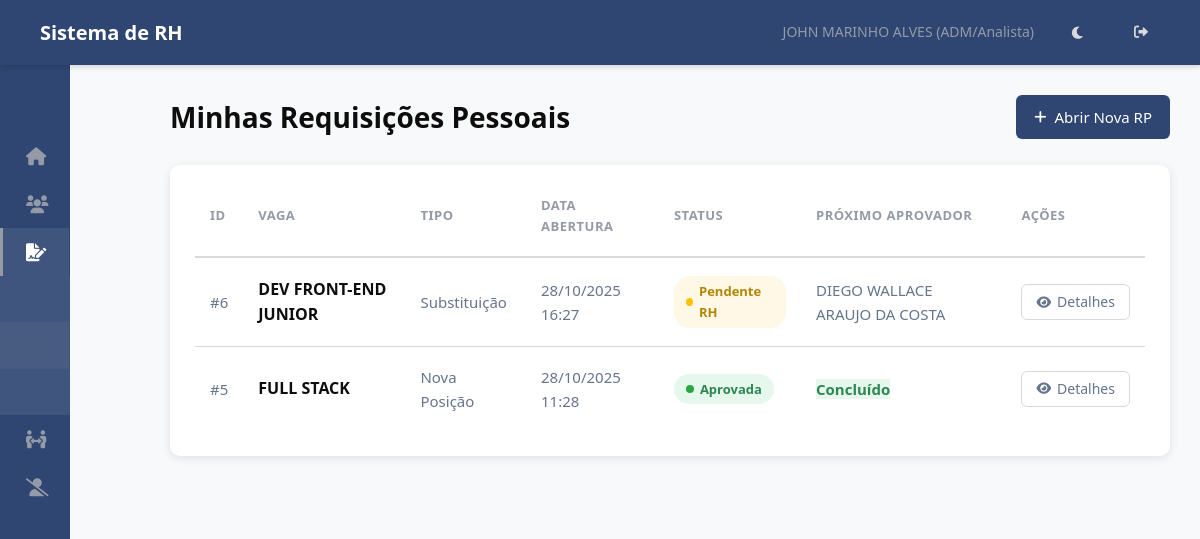
Page /rp/minhas/ (signed in) on the committed database.
### hierarquia/models.py (models this page shows, shortened)
class Funcionario(models.Model):
    usuario = models.OneToOneField(User, on_delete=models.SET_NULL, null=True, blank=True, related_name='funcionario')
    nome = models.CharField(max_length=255)
    data_nascimento = models.DateField(blank=True, null=True)
    cpf = models.CharField(max_length=14, unique=True, validators=[cpf_validator])
    data_admissao = models.DateField()
    cargo = models.ForeignKey(Cargo, on_delete=models.PROTECT, related_name='funcionarios')
    setor_primario = models.ForeignKey(
        Setor,
        on_delete=models.PROTECT, # Protege contra exclusão de setor com funcionários
        related_name='funcionarios_primarios', # Nome para acesso reverso
        verbose_name='Setor Principal',
        null=True, # TEMPORARIAMENTE True para facilitar migração inicial, depois pode ser False
        blank=True # TEMPORARIAMENTE True
    )
    setores_responsaveis = models.ManyToManyField(
        Setor,
        related_name='responsaveis', # Permite Setor.responsaveis.all()
        blank=True, # Muitos funcionários não serão responsáveis por nenhum setor
        verbose_name='Setores Responsáveis'
    )
    centro_servico = models.ForeignKey(CentroServico, on_delete=models.SET_NULL, null=True, blank=True, related_name='funcionarios')
    ativo = models.BooleanField(default=True)
    criado_em = models.DateTimeField(auto_now_add=True)
    atualizado_em = models.DateTimeField(auto_now=True)
    class Meta:
        ordering = ['nome']
        verbose_name = 'Funcionário'
        verbose_name_plural = 'Funcionários'

class Cargo(models.Model):
    NIVEL_CHOICES = [
        (1, 'Diretor'),
        (2, 'Gestor'),
        (3, 'Coordenador'),
        (4, 'Supervisor'),
        (5, 'ADM/Analista'), # E outros níveis operacionais
    ]
    nome = models.CharField(max_length=255, unique=True)
    nivel = models.IntegerField(choices=NIVEL_CHOICES)
    descricao = models.TextField(blank=True, null=True)
    criado_em = models.DateTimeField(auto_now_add=True)
    atualizado_em = models.DateTimeField(auto_now=True)
    class Meta:
        ordering = ['nivel', 'nome']
        verbose_name = 'Cargo'
        verbose_name_plural = 'Cargos'

class RequisicaoPessoal(models.Model):
    STATUS_RP_CHOICES = [
        ('pendente_gestor', 'Pendente Gestor/Coordenador'),
        ('pendente_rh', 'Pendente RH'),
        ('em_revisao_gestor', 'Em Revisão (Edição RH)'), # Novo status para o "vai-e-volta"
        ('aprovada', 'Aprovada'),
        ('rejeitada', 'Rejeitada'),
        ('cancelada', 'Cancelada'), # Mantido
    ]
    TIPO_VAGA_CHOICES = [
        ('nova', 'Nova Posição'),
        ('substituicao', 'Substituição'),
    ]
    MOTIVO_SUBSTITUICAO_CHOICES = [
        ('demissao', 'Demissão'),
        ('promocao', 'Promoção'),
        ('transferencia', 'Transferência'),
        ('aposentadoria', 'Aposentadoria'),
        ('termino_contrato', 'Término de Contrato'),
        ('outro', 'Outro'),
    ]
    vaga = models.ForeignKey(Vaga, on_delete=models.CASCADE, related_name='requisicoes', verbose_name="Vaga Solicitada")
    solicitante = models.ForeignKey(Funcionario, on_delete=models.PROTECT, related_name='rps_solicitadas', verbose_name="Solicitante")
    criado_em = models.DateTimeField(auto_now_add=True, verbose_name="Data de Abertura")
    atualizado_em = models.DateTimeField(auto_now=True)
    tipo_vaga = models.CharField(max_length=20, choices=TIPO_VAGA_CHOICES, default='nova', verbose_name="Tipo de Vaga")
    nome_substituido = models.CharField(max_length=200, blank=True, null=True, verbose_name="Nome do Substituído", help_text="Preencher se for Substituição.")
    motivo_substituicao = models.CharField(max_length=30, choices=MOTIVO_SUBSTITUICAO_CHOICES, blank=True, null=True, verbose_name="Motivo da Substituição")
    local_trabalho = models.CharField(max_length=200, blank=True, verbose_name="Local de Trabalho")
    data_prevista_inicio = models.DateField(null=True, blank=True, verbose_name="Data Prevista para Início")
    prazo_contratacao = models.DateField(null=True, blank=True, verbose_name="Prazo Limite para Contratação")
    horario_trabalho = models.CharField(max_length=100, blank=True, verbose_name="Horário de Trabalho")
    justificativa_rp = models.TextField(verbose_name="Justificativa da Contratação", help_text="Descreva a necessidade desta contratação.")
    status = models.CharField(max_length=30, choices=STATUS_RP_CHOICES, verbose_name="Status da Requisição") # Default será definido no save()
    aprovador_atual = models.ForeignKey(Funcionario, on_delete=models.SET_NULL, null=True, blank=True, related_name='rps_para_aprovar', verbose_name="Próximo Aprovador")
    justificativa_edicao_rh = models.TextField(blank=True, null=True, help_text="Justificativa da edição feita pelo RH para o gestor revisar.")
    observacao_rejeicao = models.TextField(blank=True, null=True, help_text="Motivo da rejeição final.")
    aprovado_por_gestor = models.ForeignKey(Funcionario, on_delete=models.SET_NULL, null=True, blank=True, related_name='+')
    data_aprovacao_gestor = models.DateTimeField(null=True, blank=True)
    aprovado_por_rh = models.ForeignKey(Funcionario, on_delete=models.SET_NULL, null=True, blank=True, related_name='+')
    data_aprovacao_rh = models.DateTimeField(null=True, blank=True)
    rejeitado_por = models.ForeignKey(Funcionario, on_delete=models.SET_NULL, null=True, blank=True, related_name='+')
    data_rejeicao = models.DateTimeField(null=True, blank=True)
    def save(self, *args, **kwargs):
        is_new = self._state.adding
        if is_new and not self.status: # Define SÓ se for novo e o status não estiver definido
            self.set_initial_approver()
        super().save(*args, **kwargs)
    class Meta:
        verbose_name = "Requisição Pessoal"
        verbose_name_plural = "Requisições Pessoais"
        ordering = ['-criado_em']

class Vaga(models.Model):
    STATUS_CHOICES = [
        ('aberta', 'Aberta'),
        ('em_processo', 'Em Processo de Seleção'),
        ('congelada', 'Congelada'),
        ('fechada', 'Fechada'),
    ]
    TIPO_CONTRATACAO_CHOICES = [
        ('clt', 'CLT'),
        ('pj', 'PJ'),
        ('estagio', 'Estágio'),
        ('temporario', 'Temporário'),
        ('terceiro', 'Terceiro'),
    ]
    titulo = models.CharField(max_length=200, verbose_name="Título da Vaga/Cargo")
    setor = models.ForeignKey(Setor, on_delete=models.PROTECT, related_name='vagas', verbose_name="Setor da Vaga")
    cargo = models.ForeignKey(Cargo, on_delete=models.PROTECT, related_name='vagas', verbose_name="Cargo da Vaga")
    centro_custo = models.CharField(max_length=100, blank=True, verbose_name="Centro de Custo") # Adicionado
    tipo_contratacao = models.CharField(max_length=20, choices=TIPO_CONTRATACAO_CHOICES, default='clt', verbose_name="Tipo de Contratação")
    faixa_salarial_inicial = models.DecimalField(max_digits=10, decimal_places=2, null=True, blank=True, verbose_name="Faixa Salarial (Início)")
    faixa_salarial_final = models.DecimalField(max_digits=10, decimal_places=2, null=True, blank=True, verbose_name="Faixa Salarial (Fim)")
    requisitos_tecnicos = models.TextField(blank=True, verbose_name="Competências Técnicas")
    requisitos_comportamentais = models.TextField(blank=True, verbose_name="Competências Comportamentais")
    principais_atividades = models.TextField(blank=True, verbose_name="Principais Responsabilidades/Atividades")
    formacao_academica = models.TextField(blank=True, verbose_name="Formação Acadêmica") # Adicionado
    beneficios = models.TextField(blank=True, verbose_name="Benefícios") # Adicionado
    justificativa = models.TextField(verbose_name="Justificativa da Vaga (RH/DP)")
    status = models.CharField(max_length=20, choices=STATUS_CHOICES, default='aberta', verbose_name="Status da Vaga")
    criado_por = models.ForeignKey(Funcionario, on_delete=models.SET_NULL, null=True, related_name='vagas_criadas', verbose_name="Criado Por (RH/DP)")
    criado_em = models.DateTimeField(auto_now_add=True)
    atualizado_em = models.DateTimeField(auto_now=True)
    class Meta:
        verbose_name = "Vaga"
        verbose_name_plural = "Vagas"

### hierarquia/views.py (the view)
# urls.py: path('rp/minhas/', views.MinhasRequisicoesListView.as_view(), name='minhas_rps'), # Solicitante vê suas RPs
class MinhasRequisicoesListView(BasePermissionMixin, ListView):
    model = RequisicaoPessoal
    template_name = 'rh/minhas_rps_list.html' # Criar este template
    context_object_name = 'requisicoes'
    def get_queryset(self):
        return RequisicaoPessoal.objects.filter(solicitante=self.funcionario_logado).order_by('-criado_em')

### templates/rh/minhas_rps_list.html (shortened to what this page needs)
{% extends 'base.html' %}
{% load static %}
{% block extra_css %}
    <link rel="stylesheet" href="{% static 'css/rh/minhas_rps_list.css' %}">
{% endblock extra_css %}
{% block content %}
<div class="minhas-rps-container">
    <div class="page-header">
        <h1>Minhas Requisições Pessoais</h1>
        <a href="{% url 'criar_rp' %}" class="btn-add"><i class="fas fa-plus"></i> Abrir Nova RP</a>
    </div>
    {% if requisicoes %}
        <div class="table-responsive">
            <table class="data-table">
                <thead>
                    <tr>
                        <th>ID</th>
                        <th>Vaga</th>
                        <th>Tipo</th>
                        <th>Data Abertura</th>
                        <th>Status</th>
                        <th>Próximo Aprovador</th>
                        <th>Ações</th>
                    </tr>
                </thead>
                <tbody>
                    {% for rp in requisicoes %}
                    <tr>
                        <td>#{{ rp.id }}</td>
                        <td><strong>{{ rp.vaga.titulo }}</strong></td>
                        <td>{{ rp.get_tipo_vaga_display }}</td>
                        <td>{{ rp.criado_em|date:"d/m/Y H:i" }}</td>
                        <td>
                            <span class="status-badge status-{{ rp.status }}">
                                {{ rp.get_status_display }}
                            </span>
                        </td>
                        <td>
                            {% if rp.aprovador_atual %}
                                {{ rp.aprovador_atual.nome }}
                            {% elif rp.status == 'aprovada' %}
                                <span class="status-aprovada" style="font-weight: 600;">Concluído</span>
                            {% elif rp.status == 'rejeitada' %}
                                <span class="status-rejeitada" style="font-weight: 600;">Rejeitado</span>
                            {% elif rp.status == 'cancelada' %}
                                <span class="status-cancelada" style="font-weight: 600;">Cancelado</span>
                            {% else %}
                                -
                            {% endif %}
                        </td>
                        <td>
                            <a href="{% url 'detalhar_rp' rp.pk %}" class="btn-action-detail"><i class="fas fa-eye"></i> Detalhes</a>
                        </td>
                    </tr>
                    {% endfor %}
                </tbody>
            </table>
        </div>
    {% else %}
        <div class="no-results">
            <h4>Nenhuma Requisição Encontrada</h4>
            <p>Você ainda não abriu nenhuma Requisição Pessoal.</p>
        </div>
    {% endif %}
</div>
{% endblock content %}

### templates/base.html (shortened to what this page needs)
{% load static %}
{% load rh_tags %}
<!DOCTYPE html>
<html lang="pt-BR">
<head>
    <link rel="stylesheet" href="{% static 'css/base.css' %}">
    <link rel="stylesheet" href="https://cdnjs.cloudflare.com/ajax/libs/font-awesome/6.0.0/css/all.min.css">
    {% block extra_css %}{% endblock extra_css %}
</head>
<body {% if request.COOKIES.theme == 'dark' %}class="dark-theme"{% endif %}>
    <nav class="navbar">
        <h1>Sistema de RH</h1>
        <div class="navbar-user">
            {% if user.is_authenticated %}
                {% with funcionario_logado=request.user.funcionario %}
                    <span>
                        {{ funcionario_logado.nome|default:user.username }}
                        {% if funcionario_logado.cargo %} ({{ funcionario_logado.cargo.get_nivel_display }}) {% endif %}
                    </span>
                {% endwith %}
            {% else %}
                <span>Visitante</span>
            {% endif %}
            <button id="theme-toggle" class="theme-toggle-btn" aria-label="Alternar tema">
            </button>
            {% if user.is_authenticated %}
                <a href="{% url 'logout' %}" title="Sair"><i class="fas fa-sign-out-alt"></i></a>
            {% else %}
                <a href="{% url 'login' %}" title="Entrar"><i class="fas fa-sign-in-alt"></i></a>
            {% endif %}
        </div>
    </nav>
    <div class="page-container">
        <aside class="sidebar" id="sidebar">
            <div class="sidebar-header">
            </div>
            <nav class="menu-items">
                {% with funcionario_logado=request.user.funcionario %}
                    {% is_rh_or_dp funcionario_logado as eh_rh %}
                    <a href="{% url 'dashboard' %}" class="menu-item {% if request.resolver_match.url_name == 'dashboard' %}active{% endif %}">
                        <i class="fas fa-home fa-fw"></i> <span class="menu-text">Dashboard</span>
                    </a>
                    <a href="{% url 'listar_setores_funcionarios' %}" class="menu-item {% if 'funcionarios' in request.resolver_match.view_name or 'detalhar_funcionario' in request.resolver_match.url_name %}active{% endif %}">
                        <i class="fas fa-users fa-fw"></i> <span class="menu-text">Funcionários</span>
                    </a>
                    {% if user.is_authenticated %}
                        {% if funcionario_logado %}
                            {% with rp_urls='criar_rp,minhas_rps,listar_rps_para_aprovar,historico_rps,detalhar_rp,editar_rp_rh,aprovar_rp,rejeitar_rp' %}
                            <div class="sidebar-module {% if request.resolver_match.url_name in rp_urls %}open{% endif %}">
                                <a href="#" class="menu-item module-trigger">
                                    <i class="fas fa-file-signature fa-fw"></i>
                                    </a>
                                <div class="module-content">
                                    {% if user.is_superuser or funcionario_logado.cargo and funcionario_logado.cargo.nivel <= 5 %}
                                        <a href="{% url 'criar_rp' %}" class="menu-item sub-item {% if request.resolver_match.url_name == 'criar_rp' %}active{% endif %}">
                                        </a>
                                    {% endif %}
                                    <a href="{% url 'minhas_rps' %}" class="menu-item sub-item {% if request.resolver_match.url_name == 'minhas_rps' %}active{% endif %}">
                                    </a>
                                    <a href="{% url 'historico_rps' %}" class="menu-item sub-item {% if request.resolver_match.url_name == 'historico_rps' %}active{% endif %}">
                                    </a>
                                </div>
                            </div>
                            {% endwith %}
                            {% with mp_urls='criar_mp,minhas_mps,listar_mps_para_aprovar,historico_mps,detalhar_mp,aprovar_mp,rejeitar_mp' %}
                            <div class="sidebar-module {% if request.resolver_match.url_name in mp_urls %}open{% endif %}">
                                <a href="#" class="menu-item module-trigger">
                                    <i class="fas fa-people-arrows fa-fw"></i>
                                    </a>
                            </div>
                            {% endwith %}
                            {% with rd_urls='criar_rd,minhas_rds,listar_rds_para_aprovar,detalhar_rd,aprovar_rd,rejeitar_rd,historico_rds' %}
                            <div class="sidebar-module {% if request.resolver_match.url_name in rd_urls %}open{% endif %}">
                                <a href="#" class="menu-item module-trigger">
                                    <i class="fas fa-user-slash fa-fw"></i>
                                    </a>
                            </div>
                            {% endwith %}
                        {% endif %}
                    {% endif %}
                {% endwith %}
            </nav>
        </aside>
        <main class="main-content" id="main-content">
            {% block content %}{% endblock content %}
        </main>
    </div>
</body>
</html>

### rows in the picture
Funcionario: nome "JOHN MARINHO ALVES", cargo.nivel "ADM/Analista"
RequisicaoPessoal: id "6", vaga.titulo "DEV FRONT-END JUNIOR", tipo_vaga "Substituição", criado_em "28/10/2025 16:27", status "Pendente RH", aprovador_atual.nome "DIEGO WALLACE ARAUJO DA COSTA"
RequisicaoPessoal: id "5", vaga.titulo "FULL STACK", tipo_vaga "Nova Posição", criado_em "28/10/2025 11:28", status "Aprovada", shows "Concluído"
